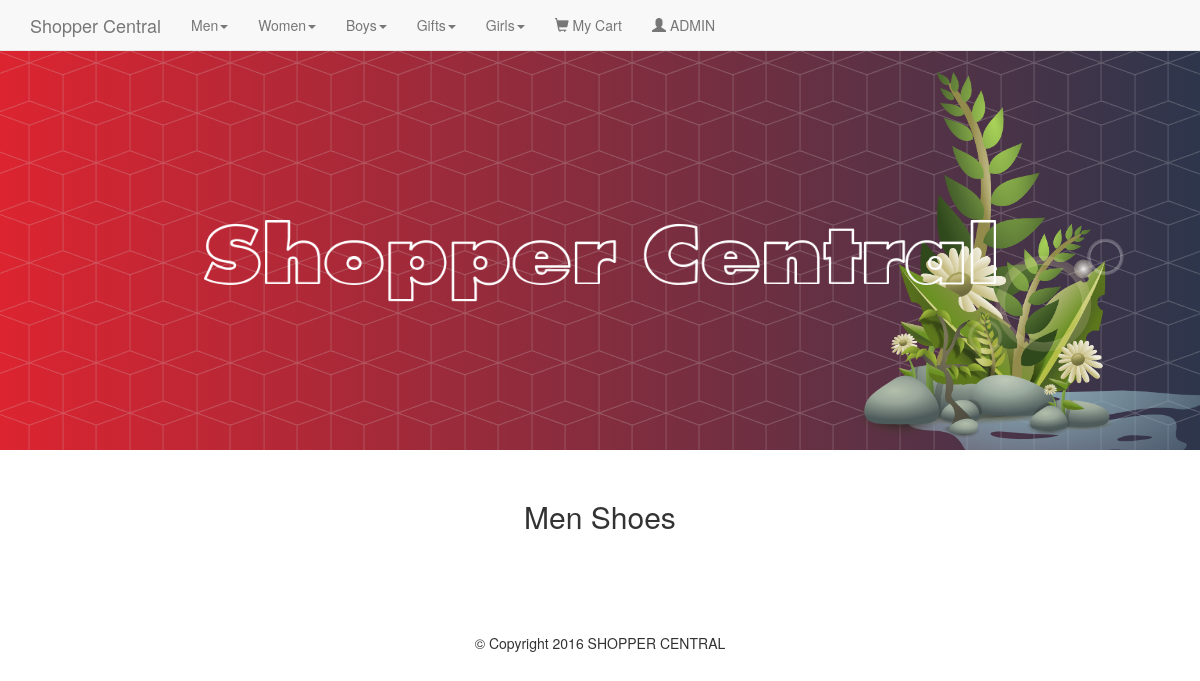
The app's page /category.php?cat=7 with its own data.
### tables this page shows
CREATE TABLE `categories` (
  `id` int(11) NOT NULL,
  `category` varchar(255) NOT NULL,
  `parent` int(11) NOT NULL
);

### helpers/helpers.php (called while the page is built, shortened)
<?php
    function sanitize($dirty){
      return htmlentities($dirty,ENT_QUOTES,"UTF-8");
    }
    function get_cetegory($child_id){
      global $db;
      $id = sanitize($child_id);
      $sql = "SELECT c.id AS 'cid', c.category AS 'child', p.id AS 'pid', p.category AS 'parent' FROM categories AS c INNER JOIN categories AS p ON c.parent = p.id WHERE c.id = '$id'";
      $query = $db->query($sql);
      $category = mysqli_fetch_assoc($query);
      return $category;
    }

### category.php (the view, shortened to what this page needs)
<?php
	require_once 'core/init.php';
	include 'include/head.php';
	include 'include/navigation.php';
	include 'include/headerpartial.php';
	include 'include/leftbar.php';
  if(isset($_GET['cat'])){
    $cat_id = sanitize($_GET['cat']);
  }else{
    $cat_id = '';
  }
  $category = get_cetegory($cat_id);
?>
<div class="col-md-8">
	<div class="row">
		<h2 class="text-center Feature"><?= $category['parent'].' '.$category['child']?></h2>
	</div>
</div>
<?php
	include 'include/rightbar.php';
	include 'include/footer.php';
?>

### include/navigation.php (shortened to what this page needs)
<?php
    $sql = "SELECT * FROM categories WHERE parent = 0";
    $pquery = $db->query($sql);
?>
<nav class="navbar navbar-default navbar-fixed-top">
    <div class="container">
        <a href="index.php" class="navbar-brand">Shopper Central</a>
        <ul class="nav navbar-nav">
			<?php while($parent = mysqli_fetch_assoc($pquery)) : ?>
    				<li class="dropdown">
    					<a href="#" class="dropdown-toggle" data-toggle="dropdown"><?php echo $parent['category']; ?><span class="caret"></span></a>
    				</li>
			<?php endwhile; ?>
           <li><a href="cart.php"><span class="glyphicon glyphicon-shopping-cart"></span> My Cart</a></li>
           <li><a href="admin/login.php"><span class="glyphicon glyphicon-user"></span> ADMIN</a></li>
        </ul>
    </div>
</nav>

### css/main.css (style rules this page uses)
body { padding-top: 50px; }
.Feature { margin-top: 50px; margin-bottom: 50px; }

### records on screen
categories: category "Men"
categories: category "Women"
categories: category "Boys"
categories: category "Gifts"
categories: category "Girls"
categories: categories.category "Men", category "Shoes"
